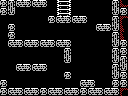

This game map was drawn from its Tiled (.tmx) file and the tilesets committed beside it. A one-line description and the full map source follow:
An orthogonal 16x12 tile map with 8x8 px tiles, 1 tile layer (Tile Layer 1) and 5 objects (3x pushable-block, breakable-right, door-right).

<map version="1.0" orientation="orthogonal" renderorder="right-down" width="16" height="12" tilewidth="8" tileheight="8" nextobjectid="17">
 <properties>
  <property name="left" value="hole" />
  <property name="up" value="stairs" />
 </properties>
 <tileset firstgid="1" name="tiles" tilewidth="8" tileheight="8" tilecount="256" columns="16">
  <image source="tiles.png" width="128" height="128" />
 </tileset>
 <layer name="Tile Layer 1" width="16" height="12">
  <data encoding="csv">
165,105,103,104,103,104,1,249,168,1,1,1,1,1,105,128,
165,106,1,1,1,1,1,249,168,1,1,1,1,1,106,165,
1,1,1,1,1,1,165,103,104,103,104,1,1,1,105,126,
1,165,1,1,1,1,1,1,1,1,1,1,103,104,106,150,
1,165,1,1,1,1,1,1,1,1,1,1,1,1,105,150,
1,103,104,103,104,103,104,103,104,1,1,1,1,1,106,165,
1,1,1,1,1,1,1,1,105,1,1,1,1,1,105,165,
1,1,1,1,1,1,1,1,106,1,1,1,1,1,106,105,
1,1,103,104,103,104,1,1,1,1,1,1,1,1,105,106,
1,1,1,1,1,1,1,1,165,1,1,1,1,1,106,165,
165,1,1,1,1,1,1,1,1,1,103,104,1,1,165,165,
165,103,104,103,104,165,103,104,103,104,165,103,104,103,104,126
</data>
 </layer>
 <objectgroup name="objects">
  <object id="3" type="breakable-right" x="112" y="48" width="16" height="32" />
  <object id="7" type="door-right" x="112" y="56" width="16" height="24" />
  <object id="12" type="pushable-block" x="24" y="48" width="16" height="16" />
  <object id="13" type="pushable-block" x="16" y="72" width="16" height="16" />
  <object id="14" type="pushable-block" x="24" y="24" width="16" height="16" />
 </objectgroup>
</map>
